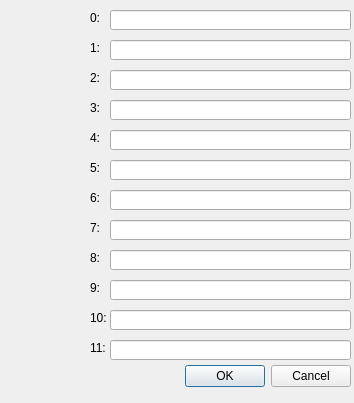
<?xml version="1.0" encoding="UTF-8"?>
<ui version="4.0">
 <class>IpDialog</class>
 <widget class="QDialog" name="IpDialog">
  <property name="geometry">
   <rect>
    <x>0</x>
    <y>0</y>
    <width>354</width>
    <height>403</height>
   </rect>
  </property>
  <property name="windowTitle">
   <string>Dialog</string>
  </property>
  <widget class="QLineEdit" name="lineEditIp2">
   <property name="geometry">
    <rect>
     <x>110</x>
     <y>40</y>
     <width>241</width>
     <height>20</height>
    </rect>
   </property>
   <property name="statusTip">
    <string/>
   </property>
   <property name="placeholderText">
    <string/>
   </property>
  </widget>
  <widget class="QDialogButtonBox" name="buttonBox">
   <property name="geometry">
    <rect>
     <x>10</x>
     <y>360</y>
     <width>341</width>
     <height>32</height>
    </rect>
   </property>
   <property name="orientation">
    <enum>Qt::Horizontal</enum>
   </property>
   <property name="standardButtons">
    <set>QDialogButtonBox::Cancel|QDialogButtonBox::Ok</set>
   </property>
  </widget>
  <widget class="QLineEdit" name="lineEditIp6">
   <property name="geometry">
    <rect>
     <x>110</x>
     <y>160</y>
     <width>241</width>
     <height>20</height>
    </rect>
   </property>
   <property name="statusTip">
    <string/>
   </property>
   <property name="placeholderText">
    <string/>
   </property>
  </widget>
  <widget class="QLabel" name="label_2">
   <property name="geometry">
    <rect>
     <x>90</x>
     <y>40</y>
     <width>16</width>
     <height>16</height>
    </rect>
   </property>
   <property name="text">
    <string>1:</string>
   </property>
  </widget>
  <widget class="QLineEdit" name="lineEditIp4">
   <property name="geometry">
    <rect>
     <x>110</x>
     <y>100</y>
     <width>241</width>
     <height>20</height>
    </rect>
   </property>
   <property name="statusTip">
    <string/>
   </property>
   <property name="placeholderText">
    <string/>
   </property>
  </widget>
  <widget class="QLineEdit" name="lineEditIp3">
   <property name="geometry">
    <rect>
     <x>110</x>
     <y>70</y>
     <width>241</width>
     <height>20</height>
    </rect>
   </property>
   <property name="statusTip">
    <string/>
   </property>
   <property name="placeholderText">
    <string/>
   </property>
  </widget>
  <widget class="QLabel" name="label_5">
   <property name="geometry">
    <rect>
     <x>90</x>
     <y>130</y>
     <width>16</width>
     <height>16</height>
    </rect>
   </property>
   <property name="text">
    <string>4:</string>
   </property>
  </widget>
  <widget class="QLabel" name="label_6">
   <property name="geometry">
    <rect>
     <x>90</x>
     <y>160</y>
     <width>16</width>
     <height>16</height>
    </rect>
   </property>
   <property name="text">
    <string>5:</string>
   </property>
  </widget>
  <widget class="QLabel" name="label">
   <property name="geometry">
    <rect>
     <x>90</x>
     <y>10</y>
     <width>16</width>
     <height>16</height>
    </rect>
   </property>
   <property name="text">
    <string>0:</string>
   </property>
  </widget>
  <widget class="QLabel" name="label_4">
   <property name="geometry">
    <rect>
     <x>90</x>
     <y>100</y>
     <width>16</width>
     <height>16</height>
    </rect>
   </property>
   <property name="text">
    <string>3:</string>
   </property>
  </widget>
  <widget class="QLineEdit" name="lineEditIp1">
   <property name="geometry">
    <rect>
     <x>110</x>
     <y>10</y>
     <width>241</width>
     <height>20</height>
    </rect>
   </property>
   <property name="statusTip">
    <string/>
   </property>
   <property name="placeholderText">
    <string/>
   </property>
  </widget>
  <widget class="QLineEdit" name="lineEditIp5">
   <property name="geometry">
    <rect>
     <x>110</x>
     <y>130</y>
     <width>241</width>
     <height>20</height>
    </rect>
   </property>
   <property name="statusTip">
    <string/>
   </property>
   <property name="placeholderText">
    <string/>
   </property>
  </widget>
  <widget class="QLabel" name="label_3">
   <property name="geometry">
    <rect>
     <x>90</x>
     <y>70</y>
     <width>16</width>
     <height>16</height>
    </rect>
   </property>
   <property name="text">
    <string>2:</string>
   </property>
  </widget>
  <widget class="QLineEdit" name="lineEditIp7">
   <property name="geometry">
    <rect>
     <x>110</x>
     <y>190</y>
     <width>241</width>
     <height>20</height>
    </rect>
   </property>
   <property name="statusTip">
    <string/>
   </property>
   <property name="placeholderText">
    <string/>
   </property>
  </widget>
  <widget class="QLineEdit" name="lineEditIp8">
   <property name="geometry">
    <rect>
     <x>110</x>
     <y>220</y>
     <width>241</width>
     <height>20</height>
    </rect>
   </property>
   <property name="statusTip">
    <string/>
   </property>
   <property name="placeholderText">
    <string/>
   </property>
  </widget>
  <widget class="QLineEdit" name="lineEditIp9">
   <property name="geometry">
    <rect>
     <x>110</x>
     <y>250</y>
     <width>241</width>
     <height>20</height>
    </rect>
   </property>
   <property name="statusTip">
    <string/>
   </property>
   <property name="placeholderText">
    <string/>
   </property>
  </widget>
  <widget class="QLineEdit" name="lineEditIp10">
   <property name="geometry">
    <rect>
     <x>110</x>
     <y>280</y>
     <width>241</width>
     <height>20</height>
    </rect>
   </property>
   <property name="statusTip">
    <string/>
   </property>
   <property name="placeholderText">
    <string/>
   </property>
  </widget>
  <widget class="QLabel" name="label_7">
   <property name="geometry">
    <rect>
     <x>90</x>
     <y>190</y>
     <width>16</width>
     <height>16</height>
    </rect>
   </property>
   <property name="text">
    <string>6:</string>
   </property>
  </widget>
  <widget class="QLabel" name="label_8">
   <property name="geometry">
    <rect>
     <x>90</x>
     <y>220</y>
     <width>16</width>
     <height>16</height>
    </rect>
   </property>
   <property name="text">
    <string>7:</string>
   </property>
  </widget>
  <widget class="QLabel" name="label_9">
   <property name="geometry">
    <rect>
     <x>90</x>
     <y>250</y>
     <width>16</width>
     <height>16</height>
    </rect>
   </property>
   <property name="text">
    <string>8:</string>
   </property>
  </widget>
  <widget class="QLabel" name="label_10">
   <property name="geometry">
    <rect>
     <x>90</x>
     <y>280</y>
     <width>16</width>
     <height>16</height>
    </rect>
   </property>
   <property name="text">
    <string>9:</string>
   </property>
  </widget>
  <widget class="QLineEdit" name="lineEditIp11">
   <property name="geometry">
    <rect>
     <x>110</x>
     <y>310</y>
     <width>241</width>
     <height>20</height>
    </rect>
   </property>
   <property name="statusTip">
    <string/>
   </property>
   <property name="placeholderText">
    <string/>
   </property>
  </widget>
  <widget class="QLineEdit" name="lineEditIp12">
   <property name="geometry">
    <rect>
     <x>110</x>
     <y>340</y>
     <width>241</width>
     <height>20</height>
    </rect>
   </property>
   <property name="statusTip">
    <string/>
   </property>
   <property name="placeholderText">
    <string/>
   </property>
  </widget>
  <widget class="QLabel" name="label_11">
   <property name="geometry">
    <rect>
     <x>90</x>
     <y>310</y>
     <width>16</width>
     <height>16</height>
    </rect>
   </property>
   <property name="layoutDirection">
    <enum>Qt::LeftToRight</enum>
   </property>
   <property name="text">
    <string>10:</string>
   </property>
  </widget>
  <widget class="QLabel" name="label_12">
   <property name="geometry">
    <rect>
     <x>90</x>
     <y>340</y>
     <width>16</width>
     <height>16</height>
    </rect>
   </property>
   <property name="text">
    <string>11:</string>
   </property>
  </widget>
 </widget>
 <resources/>
 <connections/>
</ui>
